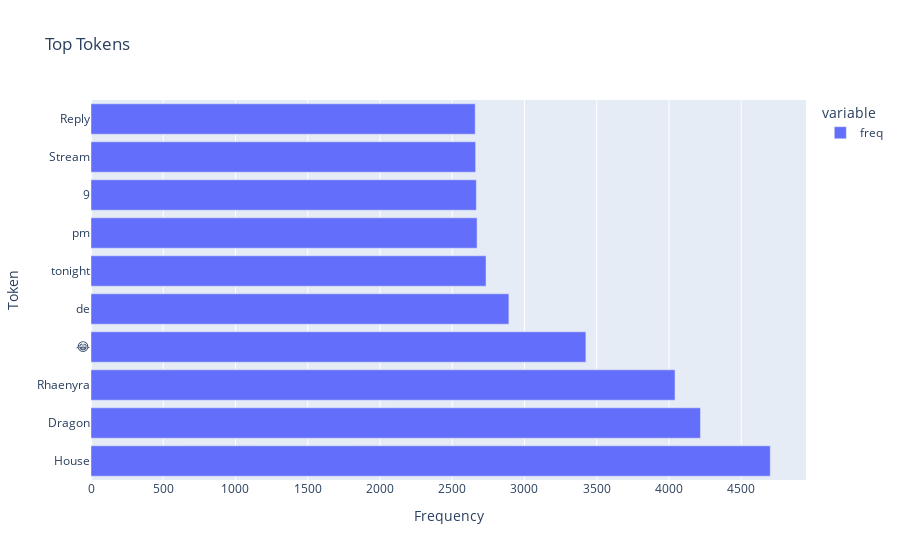

The cell this chart's notebook holds for it:
### Code cell
# calculate the frequency of words in the precomputed "tokens_clean" column
freq_df = count_words(df, "tokens_clean")

# create frequency diagram
freq_df.head(10).plot(kind="barh",
                      labels={"value" : "Frequency", "token":"Token"},
                      title= "Top Tokens")

### Figure 1 — Plotly figure (JSON) as saved in the notebook; plotly's stock layout.template omitted (floating-point values rounded to 4 significant figures)
{"data": [{"alignmentgroup": "True", "hovertemplate": "variable=freq<br>Frequency=%{x}<br>Token=%{y}<extra></extra>", "legendgroup": "freq", "marker": {"color": "#636efa", "pattern": {"shape": ""}}, "name": "freq", "offsetgroup": "freq", "orientation": "h", "showlegend": true, "textposition": "auto", "type": "bar", "x": [4701, 4218, 4042, 3425, 2892, 2734, 2672, 2667, 2662, 2659], "xaxis": "x", "y": ["House", "Dragon", "Rhaenyra", "😂", "de", "tonight", "pm", "9", "Stream", "Reply"], "yaxis": "y"}], "layout": {"barmode": "relative", "legend": {"title": {"text": "variable"}, "tracegroupgap": 0}, "title": {"text": "Top Tokens"}, "xaxis": {"anchor": "y", "domain": [0.0, 1.0], "title": {"text": "Frequency"}}, "yaxis": {"anchor": "x", "domain": [0.0, 1.0], "title": {"text": "Token"}}}}
